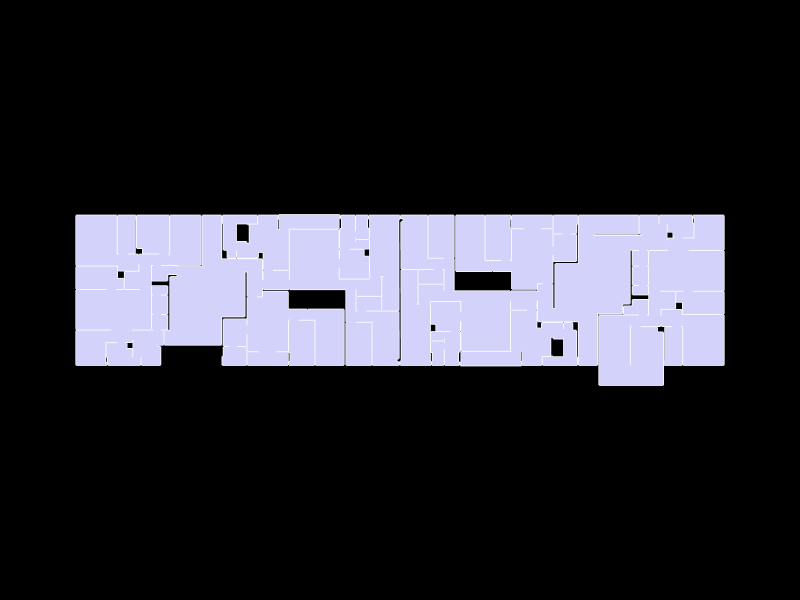

Here is the notebook cell this chart was saved with:
### Markdown cell above
## 6. Show the geometry

### Code cell
Topology.Show(gallery,
              camera=[0,0,6],
              faceColor=[210,210,250],
              faceOpacity=1,
              edgeColor="white",
              edgeWidth=3,
              showVertices=False,
              backgroundColor="black",
              width=800,
              height=600,
              renderer = renderer)

### Figure 1 — Plotly figure (JSON) as saved in the notebook; plotly's stock layout.template omitted (floating-point values rounded to 4 significant figures; data arrays with more than 128 entries replaced by an {"elided": "..."} marker saying what was removed)
{"data": [{"hoverinfo": "text", "legendgroup": "2", "legendrank": 2, "line": {"color": "white", "dash": "solid", "width": 3}, "marker": {"size": 0}, "mode": "lines", "name": "1: Untitled (Edges)", "showlegend": false, "text": "", "type": "scatter3d", "x": {"elided": "2265 float values"}, "y": {"elided": "2265 float values"}, "z": {"elided": "2265 int values"}}, {"cmax": 1, "cmin": 0, "color": "#D2D2FA", "colorscale": [[0, "#440154"], [0.1111, "#482878"], [0.2222, "#3e4989"], [0.3333, "#31688e"], [0.4444, "#26828e"], [0.5556, "#1f9e89"], [0.6667, "#35b779"], [0.7778, "#6ece58"], [0.8889, "#b5de2b"], [1, "#fde725"]], "flatshading": true, "hoverinfo": "text", "hovertext": "", "i": {"elided": "757 int values"}, "j": {"elided": "757 int values"}, "k": {"elided": "757 int values"}, "legendgroup": "3", "legendrank": 3, "lighting": {"facenormalsepsilon": 0}, "name": "1: Untitled (Faces)", "opacity": 1, "showlegend": false, "showscale": false, "text": "", "type": "mesh3d", "x": {"elided": "755 float values"}, "y": {"elided": "755 float values"}, "z": {"elided": "755 int values"}}], "layout": {"autosize": true, "height": 600, "margin": {"b": 40, "l": 40, "r": 40, "t": 40}, "paper_bgcolor": "#000000", "plot_bgcolor": "#000000", "scene": {"aspectmode": "data", "camera": {"center": {"x": 0, "y": 0, "z": 0}, "eye": {"x": 0, "y": 0, "z": 6}, "projection": {"type": "perspective"}, "up": {"x": 0, "y": 1, "z": 0}}, "xaxis": {"visible": false}, "yaxis": {"visible": false}, "zaxis": {"visible": false}}, "showlegend": true, "width": 800, "xaxis": {"showgrid": false, "visible": false, "zeroline": false}, "yaxis": {"showgrid": false, "visible": false, "zeroline": false}}}
